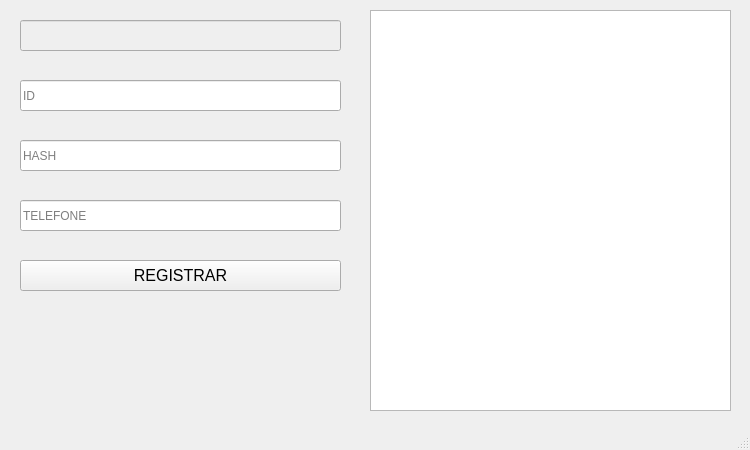
<?xml version="1.0" encoding="UTF-8"?>
<ui version="4.0">
 <class>MainWindow</class>
 <widget class="QMainWindow" name="MainWindow">
  <property name="geometry">
   <rect>
    <x>0</x>
    <y>0</y>
    <width>750</width>
    <height>450</height>
   </rect>
  </property>
  <property name="windowTitle">
   <string>MainWindow</string>
  </property>
  <widget class="QWidget" name="centralwidget">
   <widget class="QLineEdit" name="id">
    <property name="geometry">
     <rect>
      <x>20</x>
      <y>80</y>
      <width>321</width>
      <height>31</height>
     </rect>
    </property>
    <property name="placeholderText">
     <string>ID</string>
    </property>
    <property name="clearButtonEnabled">
     <bool>true</bool>
    </property>
   </widget>
   <widget class="QPushButton" name="registrar">
    <property name="geometry">
     <rect>
      <x>20</x>
      <y>260</y>
      <width>321</width>
      <height>31</height>
     </rect>
    </property>
    <property name="font">
     <font>
      <pointsize>12</pointsize>
     </font>
    </property>
    <property name="text">
     <string>REGISTRAR</string>
    </property>
   </widget>
   <widget class="QLineEdit" name="hash">
    <property name="geometry">
     <rect>
      <x>20</x>
      <y>140</y>
      <width>321</width>
      <height>31</height>
     </rect>
    </property>
    <property name="placeholderText">
     <string>HASH</string>
    </property>
    <property name="clearButtonEnabled">
     <bool>true</bool>
    </property>
   </widget>
   <widget class="QLineEdit" name="telefone">
    <property name="geometry">
     <rect>
      <x>20</x>
      <y>200</y>
      <width>321</width>
      <height>31</height>
     </rect>
    </property>
    <property name="text">
     <string/>
    </property>
    <property name="placeholderText">
     <string>TELEFONE</string>
    </property>
    <property name="clearButtonEnabled">
     <bool>true</bool>
    </property>
   </widget>
   <widget class="QListWidget" name="listWidget">
    <property name="geometry">
     <rect>
      <x>370</x>
      <y>10</y>
      <width>361</width>
      <height>401</height>
     </rect>
    </property>
    <property name="showDropIndicator" stdset="0">
     <bool>true</bool>
    </property>
    <property name="selectionMode">
     <enum>QAbstractItemView::NoSelection</enum>
    </property>
    <property name="wordWrap">
     <bool>true</bool>
    </property>
   </widget>
   <widget class="QLabel" name="notificacao">
    <property name="geometry">
     <rect>
      <x>20</x>
      <y>320</y>
      <width>321</width>
      <height>31</height>
     </rect>
    </property>
    <property name="font">
     <font>
      <pointsize>12</pointsize>
     </font>
    </property>
    <property name="text">
     <string/>
    </property>
   </widget>
   <widget class="QLineEdit" name="numero">
    <property name="enabled">
     <bool>false</bool>
    </property>
    <property name="geometry">
     <rect>
      <x>20</x>
      <y>20</y>
      <width>321</width>
      <height>31</height>
     </rect>
    </property>
   </widget>
  </widget>
  <widget class="QMenuBar" name="menubar">
   <property name="geometry">
    <rect>
     <x>0</x>
     <y>0</y>
     <width>750</width>
     <height>22</height>
    </rect>
   </property>
  </widget>
  <widget class="QStatusBar" name="statusbar"/>
 </widget>
 <resources/>
 <connections/>
</ui>
